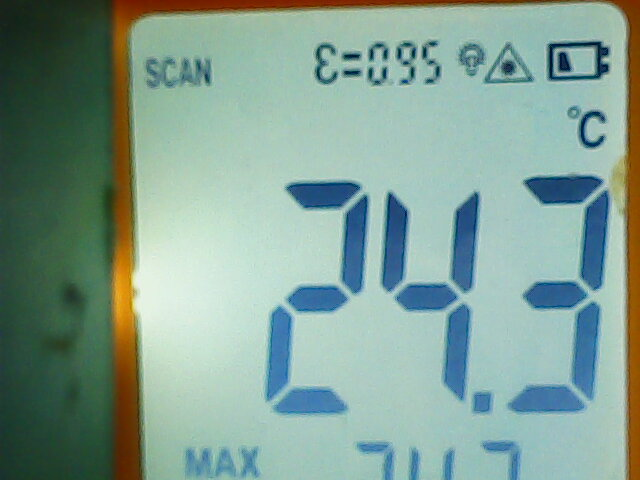
#> input picture digital_lookup/img1.jpg, 640 x 480 px; its folder holds only this picture in this run
$ python -i digital_digit.py   (imports and definitions only)
#> lines starting #> are read from the running program, lines starting #| are printed output that depends on the picture; after the words box and inside, x2 and y2 are one past the last pixel; in counts of white or black regions, pixels touching at a corner belong together
#> further down, picture is the input picture: shape (480, 640, 3); mean B, G, R 146.6, 158.6, 129.6
import cv2 as cv
from scipy import ndimage
import numpy as np
import os

def get_images():
    images = []
    folder = os.getcwd()
    for file in os.listdir(folder):
        file_name, file_ext = os.path.splitext(file)
        if file_ext == '.jpg' and file_name != 'img7':
            image = cv.imread(file)
            images.append(image)
    return images

def read_digit(roi, DIGITS_LOOKUP):
    (roiH, roiW) = roi.shape
    (dW, dH) = (int(roiW * 0.25), int(roiH * 0.15))
    dHC = int(roiH * 0.05)

    w = roiW
    h = roiH

    segments = [
        ((dW, 0), (w - dW, dH)),  # top
        ((0, dH), (dW, (h // 2) - dHC)),  # top-left
        ((w - dW, dH), (w, (h // 2) - dHC)),  # top-right
        ((dW, (h // 2) - dHC), (w - dW, (h // 2) + dHC)),  # center
        ((0, (h // 2) + dHC), (dW, h - dH)),  # bottom-left
        ((w - dW, (h // 2) + dHC), (w, h - dH)),  # bottom-right
        ((dW, h - dH), (w - dW, h))  # bottom
    ]
    on = [0] * len(segments)

    for (i, ((xA, yA), (xB, yB))) in enumerate(segments):
        # extract the segment ROI, count the total number of
        # thresholded pixels in the segment, and then compute
        # the area of the segment
        segROI = roi[yA:yB, xA:xB]
        total = cv.countNonZero(segROI)
        area = (xB - xA) * (yB - yA)

        # if the total number of non-zero pixels is greater than
        # 50% of the area, mark the segment as "on"
        if total / float(area) <= 0.6:
            # cv.rectangle(image, (xA, yA), (xB, yB), color=255, thickness=-1)
            on[i] = 1

    digit = DIGITS_LOOKUP[tuple(on)]
    return(digit)

def see_number(img):
    DIGITS_LOOKUP = {
        (1, 1, 1, 0, 1, 1, 1): 0,
        (0, 0, 1, 0, 0, 1, 0): 1,
        (1, 0, 1, 1, 1, 0, 1): 2,
        (1, 0, 1, 1, 0, 1, 1): 3,
        (0, 1, 1, 1, 0, 1, 0): 4,
        (1, 1, 0, 1, 0, 1, 1): 5,
        (1, 1, 0, 1, 1, 1, 1): 6,
        (1, 0, 1, 0, 0, 1, 0): 7,
        (1, 1, 1, 1, 1, 1, 1): 8,
        (1, 1, 1, 1, 0, 1, 1): 9
    }

    image = cv.resize(img, (500, 500))
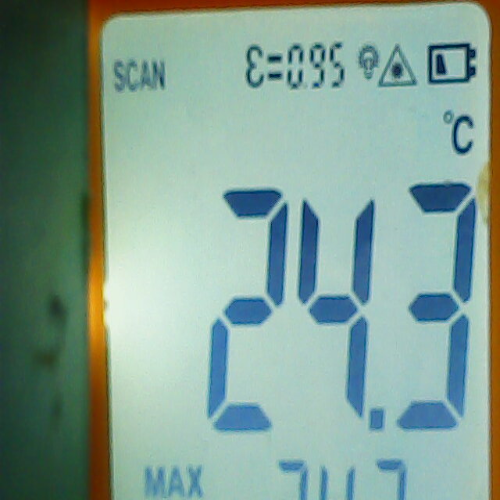
#> image: shape (500, 500, 3); mean B, G, R 146.5, 158.4, 129.5
    gray = cv.cvtColor(image, cv.COLOR_BGR2GRAY)
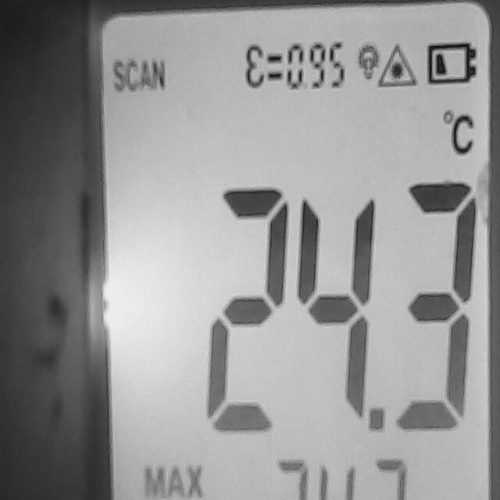
#> gray: shape (500, 500); min 17, max 239, mean 148.4
    ret, thresh = cv.threshold(gray, 142.0, 255, type=cv.THRESH_BINARY + cv.THRESH_OTSU)
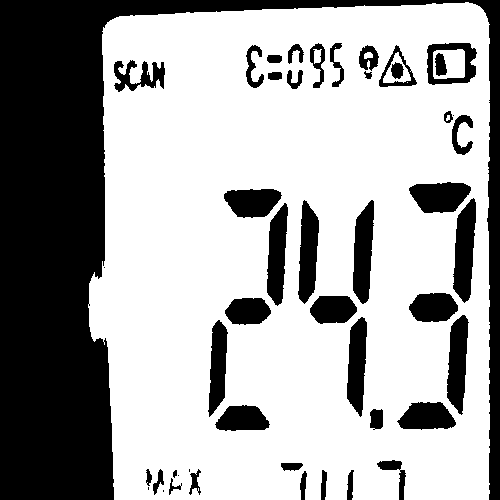
#> thresh: shape (500, 500); 65.5% white; 48 black regions (6 under 20 px), largest, box (x1, y1, x2, y2) and area: (0, 0, 500, 500) 61159, (453, 198, 476, 303) 1662, (353, 200, 374, 304) 1579
#> ret = 131
    # ret, thresh = cv.threshold(thresh, 10, 255, type=cv.THRESH_BINARY)
    thresh = cv.blur(thresh, (7, 7))
    ret, thresh = cv.threshold(thresh, 250, 255, type=cv.THRESH_BINARY)
#> thresh: shape (500, 500); 56.4% white; 16 black regions, largest, box (x1, y1, x2, y2) and area: (0, 0, 500, 500) 65679, (394, 179, 479, 433) 10081, (205, 186, 291, 434) 9132
    thresh = cv.erode(thresh, (5, 5), iterations=15)
#> thresh: shape (500, 500); 48.5% white; 3 white regions (1 under 20 px), largest, box (x1, y1, x2, y2) and area: (93, 21, 486, 500) 121257, (450, 68, 462, 75) 82
    roi = thresh[185:-70, 200:290].copy()
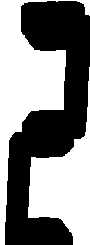
#> roi: shape (245, 90); 51.8% white; 1 black region, box (x1, y1, x2, y2) and area: (5, 1, 90, 245) 10635
    roi2 = thresh[185:-70, 295:375].copy()
#> roi2: shape (245, 80); 49.9% white; 4 white regions (1 under 20 px), largest, box (x1, y1, x2, y2) and area: (0, 128, 58, 245) 4772, (0, 0, 80, 108) 4375, (72, 89, 80, 224) 617
    roi2 = ndimage.rotate(roi2.copy(), 2.0, reshape=False)
    roi2 = roi2[:, :-15]
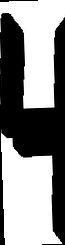
#> roi2: shape (245, 65); min 0, max 255, mean 138.2
    roi3 = thresh[185:-70, 395:490].copy()
#> roi3: shape (245, 95); 46.5% white; 2 white regions, box (x1, y1, x2, y2) and area: (0, 0, 58, 232) 7811, (71, 0, 91, 245) 3011
    roi3 = ndimage.rotate(roi3.copy(), 3.0, reshape=False)
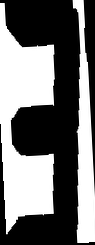
#> roi3: shape (245, 95); min 0, max 255, mean 112.8
    roi3 = roi3[:, :-15]
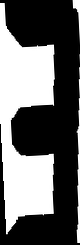
#> roi3: shape (245, 80); min 0, max 255, mean 101.1
    digit_img = [roi, roi2, roi3]
    digits = []
    for clip in digit_img:
        digits.append(read_digit(clip.copy(), DIGITS_LOOKUP))
#> this loop made 3 passes
#> (roiW in read_digit, dW in read_digit, w in read_digit, digit in read_digit) on passes 1 to 3: (90, 22, 90, 2), (65, 16, 65, 4), (80, 20, 80, 3)
#> after the loop, digits = [2, 4, 3]
    return (digits[0]*10 + digits[1] + digits[2]*0.1)


# [5 lines not run here, left out]

>>> import cv2
>>> picture = cv2.imread('img1.jpg')
>>> result = see_number(picture)
#> result = 24.3
